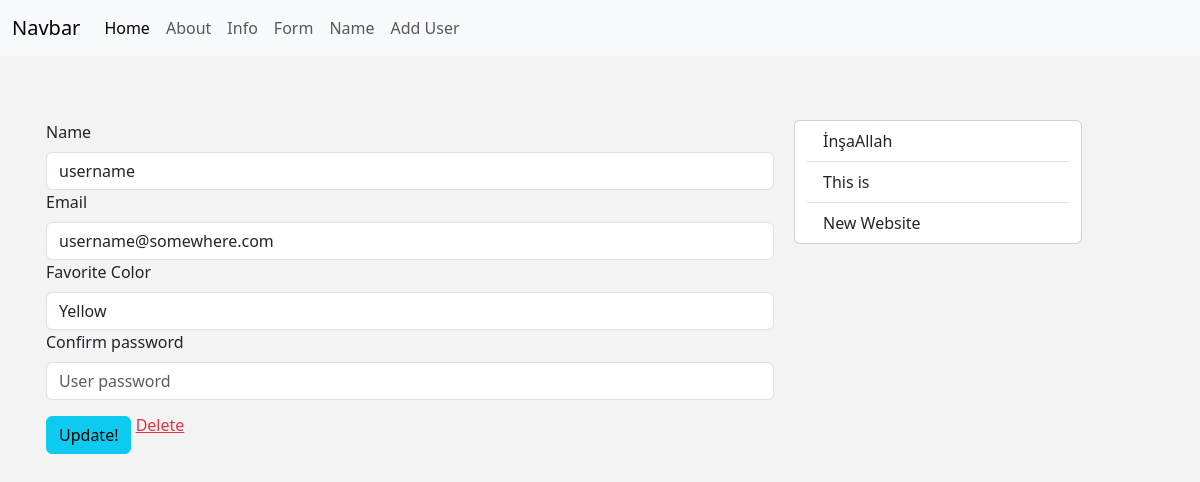
The page /user/1 on the database as committed earlier.
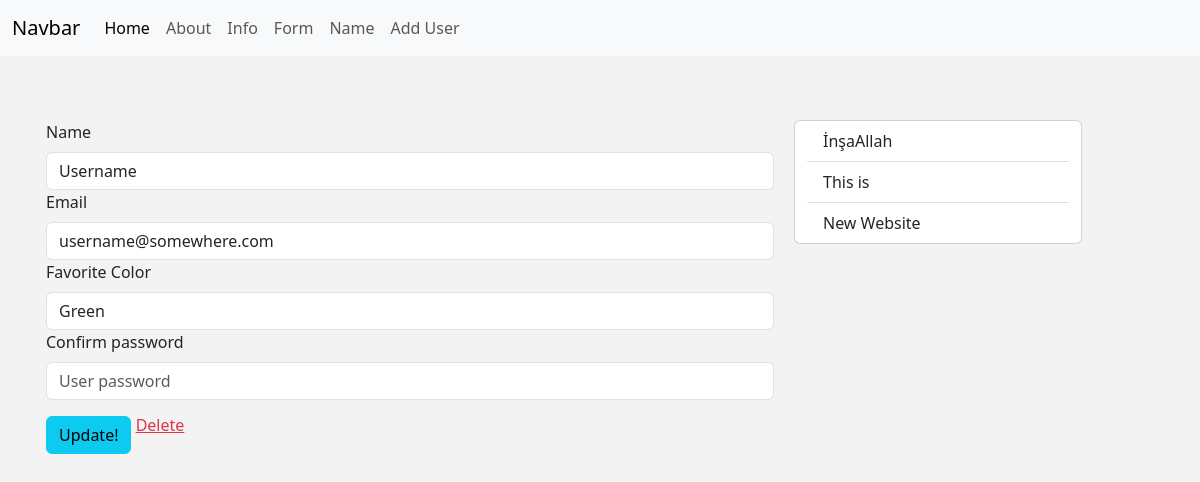
The same page on the database as committed later.
### main.py (models this page shows, shortened)
class Users(db.Model):
	id = db.Column(db.Integer, primary_key = True)
	name = db.Column(db.String(55), nullable = False)
	email = db.Column(db.String(125), nullable = False, unique = True)
	date_added = db.Column(db.DateTime, default = datetime.utcnow)
	favorite_color = db.Column(db.String(25))
	password = db.Column(db.String(101), nullable = False)

### main.py (the view, shortened to what this page needs)
@app.route("/user/<int:id>", methods = ["GET", "POST"])
def get_user(id):
	if request.method == "GET":
		user = Users.query.get_or_404(id)
		return render_template("update_user.html", user = user)
	else:
		return redirect(url_for("add_user"))

### templates/update_user.html (shortened to what this page needs)
{% extends 'base.html' %}
{% block content %}
	<form class="form" method="POST" action="">
		<label for="name" class="form-label">Name</label>
		<input type="text" class="form-control" value="{{user.name}}" placeholder="{{user.name}}" name="name">
		<label for="email" class="form-label">Email</label>
		<input type="text" class="form-control" value="{{user.email}}" placeholder="{{user.email}}" name="email">
		<label for="favorite_color" class="form-label">Favorite Color</label>
		<input type="text" class="form-control" value="{{user.favorite_color}}" placeholder="{{user.favorite_color}}" name="favorite_color">
		<label for="confirm_password" class="form-label">Confirm password</label>
		<input type="text" class="form-control" placeholder="User password" name="confirm_password">
		<input type="submit" value="Update!" class="btn btn-info mt-3">
		<a class="link-danger mt-5" href="{{url_for('delete_user', id = user.id)}}">Delete</a>
	</form>
{% endblock content%}

### templates/base.html (shortened to what this page needs)
<!DOCTYPE html>
<html lang="en">
  <head>
    <link
      href="https://cdn.jsdelivr.net/npm/bootstrap@5.3.3/dist/css/bootstrap.min.css"
      rel="stylesheet"
    />
	<link rel="stylesheet" href="{{url_for('static', filename='css/style.css')}}">
  </head>
  <body>
    {% include 'navbar.html' %}
    <div class="container">
      <div class="row mt-5">
        <div class="col-8 p-3">
          <div class="row">{% block content %} {% endblock content %}</div>
        </div>
        <div class="col-4 p-3">
          <div class="row">
            <div class="card" style="width: 18rem;">
              <ul class="list-group list-group-flush">
                <li class="list-group-item">İnşaAllah</li>
                <li class="list-group-item">This is</li>
                <li class="list-group-item">New Website</li>
              </ul>
            </div>
          </div>
        </div>
      </div>
    </div>
  </body>
</html>

### templates/navbar.html (shortened to what this page needs)
<nav class="navbar navbar-expand-lg bg-body-tertiary bg-dark">
	<div class="container-fluid">
	  <a class="navbar-brand" href="{{url_for('index')}}">Navbar</a>
	  <div class="collapse navbar-collapse" id="navbarNav">
		<ul class="navbar-nav">
		  <li class="nav-item">
			<a class="nav-link active" aria-current="page" href="{{url_for('index')}}">Home</a>
		  </li>
		  <li class="nav-item">
			<a class="nav-link" href="{{url_for('about')}}">About</a>
		  </li>
		  <li class="nav-item">
			<a class="nav-link" href="{{url_for('info')}}">Info</a>
		  </li>
		  <li class="nav-item">
			<a class="nav-link" href="{{url_for('form')}}">Form</a>
		  </li>
		  <li class="nav-item">
			<a class="nav-link" href="{{url_for('name')}}">Name</a>
		  </li>
		  <li class="nav-item">
			<a class="nav-link" href="{{url_for('add_user')}}">Add User</a>
		  </li>
		</ul>
	  </div>
	</div>
  </nav>

### static/css/style.css (style rules this page uses)
body { background-color: rgb(243, 243, 243); }

Rows that differ between the two databases and show on the page:
changed Users "username@somewhere.com": name "username" → "Username"; favorite_color "Yellow" → "Green"
